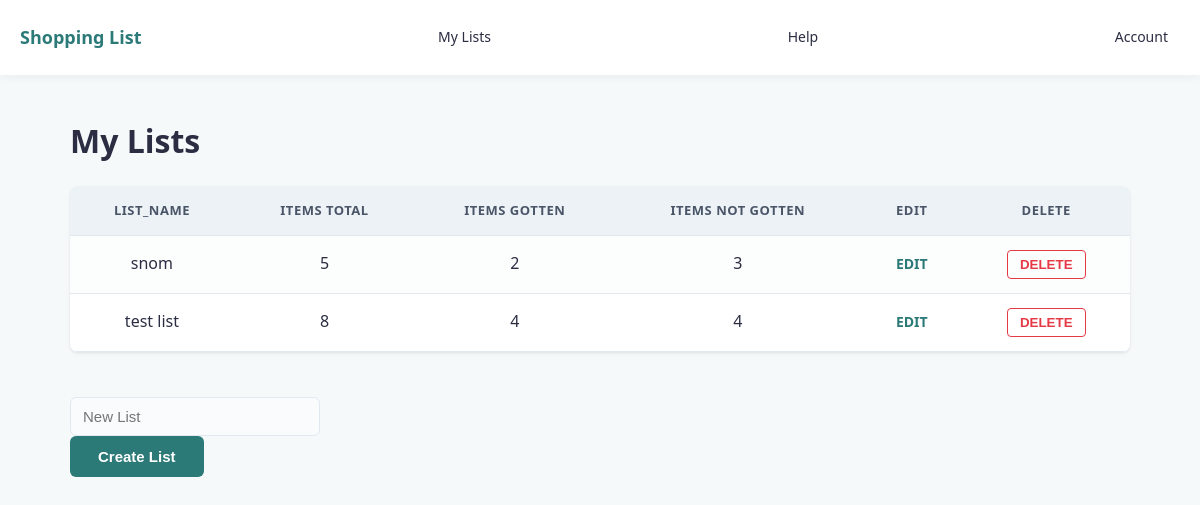
The app's page /my_lists (signed in) with its own data.
### tables this page shows
CREATE TABLE "lists" (list_id INTEGER NOT NULL PRIMARY KEY, list_name TEXT, user_id INTEGER REFERENCES user (user_id));

### shopping_list.py (the view, shortened to what this page needs)
@app.route("/my_lists", methods=["GET", "POST"])
def my_lists():
    if "user_id" not in session:
        return redirect(url_for("login"))
    db = get_db()
    current_user_id = session["user_id"]
    sql = """SELECT lists.list_id, lists.list_name,
    COUNT(list_contents.item_id) AS total_items,
    SUM(CASE WHEN list_contents.ticked = 1 THEN 1 ELSE 0 END) AS items_gotten,
    SUM(CASE WHEN list_contents.ticked = 0 THEN 1 ELSE 0 END) AS items_not_gotten
    FROM lists
    LEFT JOIN list_contents ON lists.list_id = list_contents.list_id
    WHERE lists.user_id = ?
    GROUP BY lists.list_id;"""
    results = query_db(sql, [current_user_id]) or []
    return render_template("my_lists.html", list=results)

### shopping_list.py (called while the page is built)
def get_db():
    db = getattr(g, '_database', None)
    if db is None:
        db = g._database = sqlite3.connect(DATABASE)
        db.row_factory = sqlite3.Row
    return db

@app.teardown_appcontext
def close_connection(exception):
    db = getattr(g, '_database', None)
    if db is not None:
        db.close()

def query_db(query, args=(), one=False):
    cur = get_db().execute(query, args)
    rv = cur.fetchall()
    cur.close()
    return (rv[0] if rv else None) if one else rv

### templates/my_lists.html
{% extends "index.html" %}
{% block body %}
<h1>My Lists</h1>
<table border="1">
    <tr>
        <th>list_name</th>
        <th>items total</th>
        <th>items gotten</th>
        <th>items not gotten</th>
        <th>EDIT</th>
        <th>DELETE</th>
    </tr>
    {% for contents in list %}
    <tr>
        <td>{{ contents.list_name }}</td>
        <td>{{ contents.total_items }}</td>
        <td>{{ contents.items_gotten }}</td>
        <td>{{ contents.items_not_gotten }}</td>
        <td><a href="{{ url_for('list_route', list_id=contents.list_id)}}">EDIT</a></td>
        <td><form>
            <input type="button" value="DELETE">
        </form></td>
    </tr>
    {% endfor %}
</table>
<br>
<form method="post" action="{{ url_for('my_lists') }}">
    <input type="text" placeholder="New List" id="list_name" name="list_name"><br>
    <input type="submit" value="Create List">
</form>
{% endblock  %}

### static/style.css (style rules this page uses)
:root { --primary-colour: #2b7a78; --primary-hover: #3a9694; --bg-colour: #f6f9f9; --card-bg: #ffffff; --text-colour: #2b2d42; --border-colour: #e2e8f0; --delete-colour: #e63946; }
body { font-family: system-ui, -apple-system, BlinkMacSystemFont, 'Segoe UI', Roboto, Oxygen, Ubuntu, Cantarell, 'Open Sans', 'Helvetica Neue', sans-serif; background-color: var(--bg-colour); color: var(--text-colour); margin: 0; padding: 0; line-height: 1.6; }
h1 { color: var(--text-colour); margin-bottom: 20px; }
table { width: 100%; border-collapse: collapse; background-color: var(--card-bg); border-radius: 8px; overflow: hidden; box-shadow: 0 4px 6px rgba(0, 0, 0, 0.02), 0 1px 3px rgba(0, 0, 0, 0.08); margin: 20px 0; }
table, th, td { border: none; }
th { background-color: #edf2f7; color: #4a5568; font-weight: 600; text-transform: uppercase; font-size: 13px; letter-spacing: 0.5px; border-bottom: 1px solid var(--border-colour); }
th, td { padding: 14px 20px; text-align: center; vertical-align: middle; border-bottom: 1px solid var(--border-colour); }
tr:nth-child(even) td { background-color: #fcfdfd; }
td { white-space: nowrap; }
input[type="text"], input[list] { width: 100%; max-width: 250px; padding: 10px 12px; font-size: 15px; border: 1px solid var(--border-colour); border-radius: 6px; box-sizing: border-box; background-color: #fafbfc; }
input[type="submit"] { background-color: var(--primary-colour); color: #ffffff; padding: 12px 28px; font-size: 15px; font-weight: 600; border: none; border-radius: 6px; cursor: pointer; }
input[value="EDIT"], a[href*="list_route"], a[href*="list/"] { color: var(--primary-colour); text-decoration: none; font-weight: 600; background: none; border: none; cursor: pointer; font-size: 14px; }
form input[value="DELETE"] { background-color: transparent; color: var(--delete-colour); border: 1px solid var(--delete-colour); padding: 6px 12px; border-radius: 4px; font-weight: 600; cursor: pointer; }

### records on screen
lists: list_name "snom", total_items "5", items_gotten "2", items_not_gotten "3"
lists: list_name "test list", total_items "8", items_gotten "4", items_not_gotten "4"
